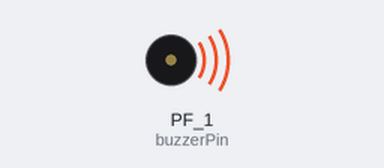
Bench run of a sketch on a simulated TI Tiva C LaunchPad. Parts: buzzer (waves = sounding).

Above: at 0.8 s.
At 8.87 s:
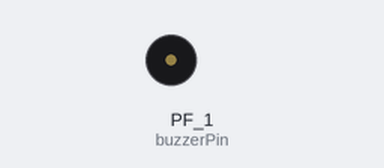
Timing chart, 0 to 9.2 s (numbered marks = the images above):
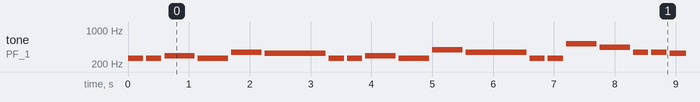

Measured:
- by itself, tone on PF_1 (buzzerPin): plays 260 Hz for 0.25 s, 262 Hz for 0.25 s, 294 Hz for 0.50 s, 262 Hz for 0.50 s, 349 Hz for 0.50 s, 330 Hz for 1.0 s … (246 notes in this stretch)

The sketch:

BuzzerBirthdayTune.ino
```cpp
/*
 Educational BoosterPack MK II - Birthday Tune
http://boosterpackdepot.info/wiki/index.php?title=Educational_BoosterPack_MK_II

 Play birthday tune through the buzzer, demonstrating
 buzzer tune() API and pitch/tone (hence music) generation

 Dec 2012 - Created for Educational BoosterPack
            buzzer Pin = 19
 Dec 2013 - Modified for Educational BoosterPack MK II
            buzzer Pin = 40
 by Dung Dang

 */
#include "pitches.h"
#define NOTE_C4_1 260

int buzzerPin = PF_1;

// notes in the melody:
int melody[] = {
   NOTE_C4_1,NOTE_C4, NOTE_D4, NOTE_C4,NOTE_F4,NOTE_E4,
   NOTE_C4_1,NOTE_C4,NOTE_D4,NOTE_C4,NOTE_G4,NOTE_F4,
   NOTE_C4_1,NOTE_C4,NOTE_C5,NOTE_A4,NOTE_F4,NOTE_F4, NOTE_E4,NOTE_D4,
   NOTE_AS4,NOTE_AS4,NOTE_A4,NOTE_F4,NOTE_G4,NOTE_F4};

// note durations: 4 = quarter note, 8 = eighth note, etc.:
int noteDurations[] = {
  4, 4, 2, 2,2,1,
  4, 4, 2, 2,2,1,
  4, 4, 2, 2,4,4,2,1,
  4, 4, 2, 2,2,1};

void setup()
{
pinMode(buzzerPin,OUTPUT);
}
void loop()
{

  for (int thisNote = 0; thisNote < 26; thisNote++) {

    // to calculate the note duration, take one second
    // divided by the note type.
    //e.g. quarter note = 1000 / 4, eighth note = 1000/8, etc.
    int noteDuration = 1000/noteDurations[thisNote];
    tone(buzzerPin, melody[thisNote],noteDuration);

    int pauseBetweenNotes = noteDuration + 50;      //delay between pulse
    delay(pauseBetweenNotes);

    noTone(buzzerPin);              // stop the tone playing
  }
}
```

pitches.h
```cpp
/*************************************************
 * Public Constants
 *************************************************/

#define NOTE_B0  31
#define NOTE_C1  33
#define NOTE_CS1 35
#define NOTE_D1  37
#define NOTE_DS1 39
#define NOTE_E1  41
#define NOTE_F1  44
#define NOTE_FS1 46
#define NOTE_G1  49
#define NOTE_GS1 52
#define NOTE_A1  55
#define NOTE_AS1 58
#define NOTE_B1  62
#define NOTE_C2  65
#define NOTE_CS2 69
#define NOTE_D2  73
#define NOTE_DS2 78
#define NOTE_E2  82
#define NOTE_F2  87
#define NOTE_FS2 93
#define NOTE_G2  98
#define NOTE_GS2 104
#define NOTE_A2  110
#define NOTE_AS2 117
#define NOTE_B2  123
#define NOTE_C3  131
#define NOTE_CS3 139
#define NOTE_D3  147
#define NOTE_DS3 156
#define NOTE_E3  165
#define NOTE_F3  175
#define NOTE_FS3 185
#define NOTE_G3  196
#define NOTE_GS3 208
#define NOTE_A3  220
#define NOTE_AS3 233
#define NOTE_B3  247
#define NOTE_C4  262
#define NOTE_CS4 277
#define NOTE_D4  294
#define NOTE_DS4 311
#define NOTE_E4  330
#define NOTE_F4  349
#define NOTE_FS4 370
#define NOTE_G4  392
#define NOTE_GS4 415
#define NOTE_A4  440
#define NOTE_AS4 466
#define NOTE_B4  494
#define NOTE_C5  523
#define NOTE_CS5 554
#define NOTE_D5  587
#define NOTE_DS5 622
#define NOTE_E5  659
#define NOTE_F5  698
#define NOTE_FS5 740
#define NOTE_G5  784
#define NOTE_GS5 831
#define NOTE_A5  880
#define NOTE_AS5 932
#define NOTE_B5  988
#define NOTE_C6  1047
#define NOTE_CS6 1109
#define NOTE_D6  1175
#define NOTE_DS6 1245
#define NOTE_E6  1319
#define NOTE_F6  1397
#define NOTE_FS6 1480
#define NOTE_G6  1568
#define NOTE_GS6 1661
#define NOTE_A6  1760
#define NOTE_AS6 1865
#define NOTE_B6  1976
#define NOTE_C7  2093
#define NOTE_CS7 2217
#define NOTE_D7  2349
#define NOTE_DS7 2489
#define NOTE_E7  2637
#define NOTE_F7  2794
#define NOTE_FS7 2960
#define NOTE_G7  3136
#define NOTE_GS7 3322
#define NOTE_A7  3520
#define NOTE_AS7 3729
#define NOTE_B7  3951
#define NOTE_C8  4186
#define NOTE_CS8 4435
#define NOTE_D8  4699
#define NOTE_DS8 4978
```
